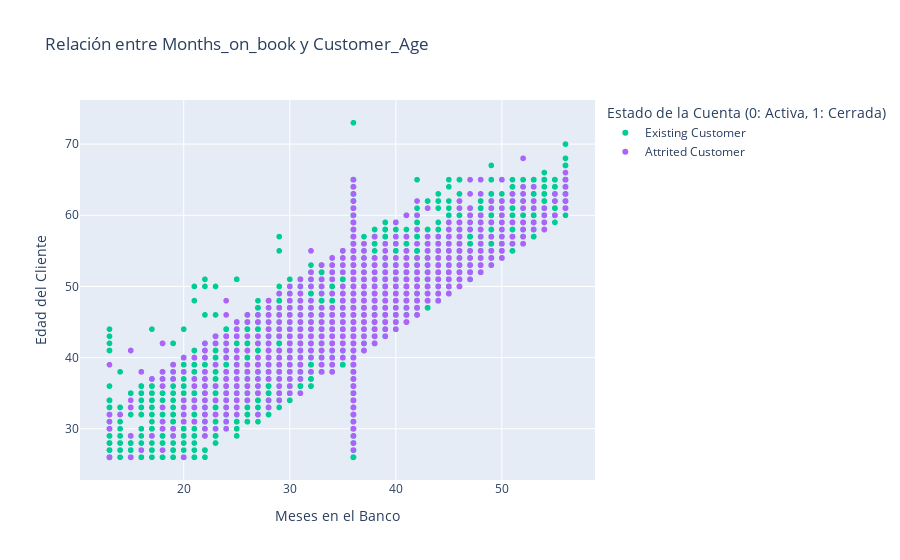

Write notebook code for a chart like this one.
### Code cell
# Asegúrate de que 'Attrition_Flag' sea de tipo categórico si no lo es
datos['Attrition_Flag'] = datos['Attrition_Flag'].astype(str)

# Crear el gráfico de dispersión
fig = px.scatter(datos, x='Months_on_book', y='Customer_Age',
                 color='Attrition_Flag',
                 title='Relación entre Months_on_book y Customer_Age',
                 labels={'Attrition_Flag': 'Estado de la Cuenta (0: Activa, 1: Cerrada)',
                         'Months_on_book': 'Meses en el Banco',
                         'Customer_Age': 'Edad del Cliente'},
                 color_discrete_map={'0': 'blue', '1': 'red'})  # Puedes elegir colores específicos

# Mostrar el gráfico
fig.show()

### Figure 1 — Plotly figure (JSON) as saved in the notebook; plotly's stock layout.template omitted (floating-point values rounded to 4 significant figures; data arrays with more than 128 entries replaced by an {"elided": "..."} marker saying what was removed)
{"data": [{"hovertemplate": "Estado de la Cuenta (0: Activa, 1: Cerrada)=Existing Customer<br>Meses en el Banco=%{x}<br>Edad del Cliente=%{y}<extra></extra>", "legendgroup": "Existing Customer", "marker": {"color": "#00cc96", "symbol": "circle"}, "mode": "markers", "name": "Existing Customer", "showlegend": true, "type": "scattergl", "x": {"elided": "8500 int values"}, "xaxis": "x", "y": {"elided": "8500 int values"}, "yaxis": "y"}, {"hovertemplate": "Estado de la Cuenta (0: Activa, 1: Cerrada)=Attrited Customer<br>Meses en el Banco=%{x}<br>Edad del Cliente=%{y}<extra></extra>", "legendgroup": "Attrited Customer", "marker": {"color": "#ab63fa", "symbol": "circle"}, "mode": "markers", "name": "Attrited Customer", "showlegend": true, "type": "scattergl", "x": {"elided": "1627 int values"}, "xaxis": "x", "y": {"elided": "1627 int values"}, "yaxis": "y"}], "layout": {"legend": {"title": {"text": "Estado de la Cuenta (0: Activa, 1: Cerrada)"}, "tracegroupgap": 0}, "title": {"text": "Relación entre Months_on_book y Customer_Age"}, "xaxis": {"anchor": "y", "domain": [0, 1], "title": {"text": "Meses en el Banco"}}, "yaxis": {"anchor": "x", "domain": [0, 1], "title": {"text": "Edad del Cliente"}}}}
